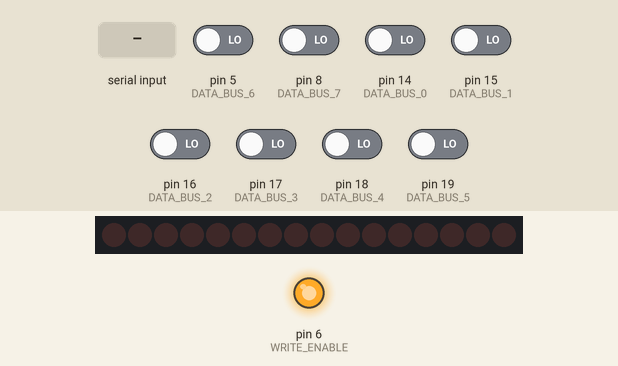
This sketch was run on a simulated Arduino Nano, built with avr-gcc and run on an emulated ATmega328P. Shown: 16 shift-register outputs drawn as a row of LEDs (first output left, lit = HIGH), output pins drawn as LEDs (lit = HIGH). Wiring (inferred from the names in the program): 2 × shift register (74HC595): data pin 2; shift clock pin 4; latch pin 3; OE pin 7. Wiring (inferred from the signals the program sends): row of LEDs: on Q0, Q1, Q2, Q3, Q4, Q5, Q6, Q7, Q8, Q9, Q10, Q11, Q12, Q13, Q14, Q15. The test bench sets the inputs (shaded band); at power-on: pin 5 (DATA_BUS_6), pin 8 (DATA_BUS_7), pin 14 (DATA_BUS_0), pin 15 (DATA_BUS_1), pin 16 (DATA_BUS_2), pin 17 (DATA_BUS_3), pin 18 (DATA_BUS_4), pin 19 (DATA_BUS_5) LOW. Pins used as bus, display or sensor lines are not drawn; what the sketch prints to the serial monitor is not drawn.

Above: at 1.2 s.
1.3 s: "R" received over Serial
At 1.62 s:
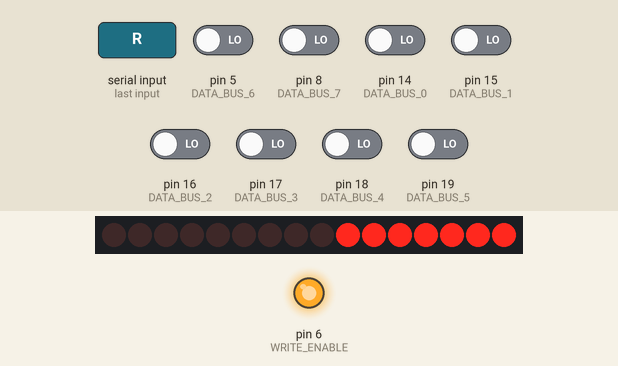
At 2.06 s:
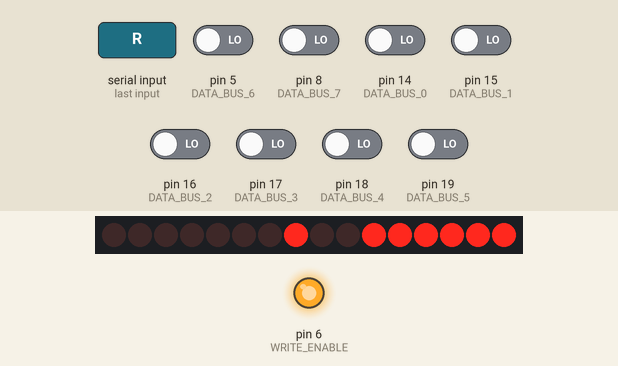
4.3 s: pin 5 (DATA_BUS_6) driven HIGH
At 4.4 s:
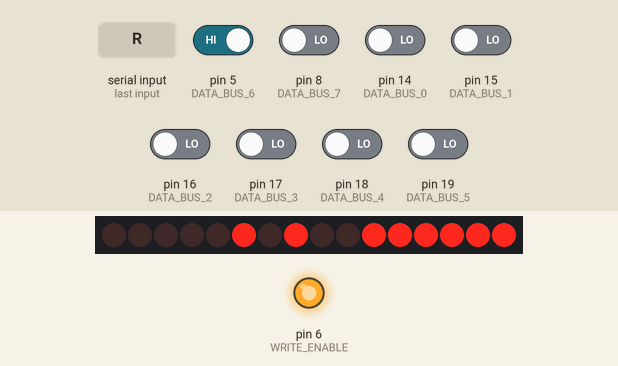
7.3 s: pin 8 (DATA_BUS_7) driven HIGH
At 7.31 s:
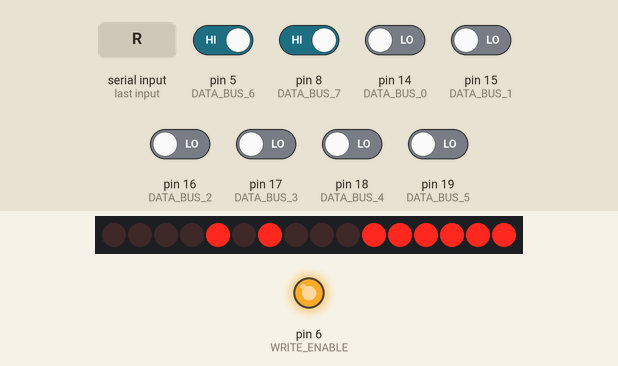
10.3 s: pin 14 (DATA_BUS_0) driven HIGH
13.3 s: pin 15 (DATA_BUS_1) driven HIGH
16.3 s: pin 16 (DATA_BUS_2) driven HIGH
Timing chart, 0 to 22.3 s (numbered marks = the images above; inputs shaded):
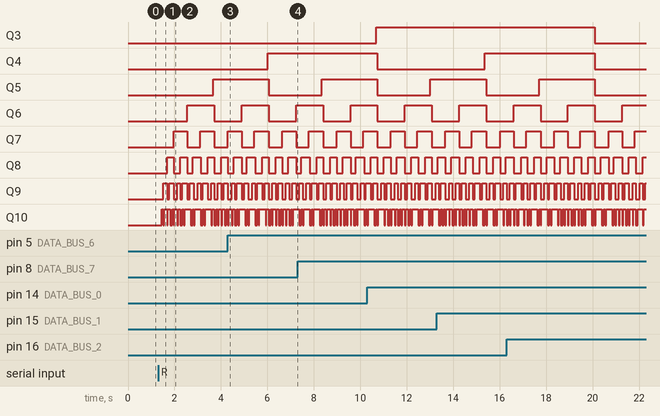

Measured:
- after the input at 1.3 s, Q5: LOW → HIGH after 2.4 s; Q6: LOW → HIGH after 1.3 s, → LOW 1.2 s later; Q7: alternates HIGH for 0.61 s and LOW for 0.54 s, starting after 0.66 s; Q8: alternates HIGH for 0.29 s and LOW for 0.30 s, starting after 0.38 s; Q9: LOW → HIGH after 0.22 s, then moves between LOW and HIGH, repeating every 0.88 s

The sketch:

EEPROMWriter3.ino
```cpp
// Hardware is Arduino Nano ATmega328P (Old Bootloader)
// Currently made to only use 16KiB of a 32KiB EEPROM
//////////////////////// Pins
#define SHIFT_SER 2
#define SHIFT_RCLK 3
#define SHIFT_SRCLK 4

#define WRITE_ENABLE 6
#define OUTPUT_ENABLE 7

#define DATA_BUS_7 8
#define DATA_BUS_6 5
#define DATA_BUS_5 19
#define DATA_BUS_4 18
#define DATA_BUS_3 17
#define DATA_BUS_2 16
#define DATA_BUS_1 15
#define DATA_BUS_0 14

//////////////////////// Other stuff
#define WRITE_MODE true
#define READ_MODE false

uint8_t receiveBuffer[256];

void setup()
{
  pinMode(SHIFT_SER, OUTPUT);
  pinMode(SHIFT_RCLK, OUTPUT);
  pinMode(SHIFT_SRCLK, OUTPUT);
  digitalWrite(SHIFT_RCLK, LOW);
  digitalWrite(SHIFT_SRCLK, LOW);

  digitalWrite(WRITE_ENABLE, HIGH); //do this before pinMode so writeEnable is never low
  digitalWrite(OUTPUT_ENABLE, HIGH);
  pinMode(OUTPUT_ENABLE, OUTPUT);
  pinMode(WRITE_ENABLE, OUTPUT);

  Serial.begin(38400);
}

void setAddr(uint16_t addr)
{
  addr &= 0x7FFF; // ROM is 32K, so address bus is 15 bit
  shiftOut(SHIFT_SER, SHIFT_SRCLK, LSBFIRST, addr & 0xFF);
  shiftOut(SHIFT_SER, SHIFT_SRCLK, LSBFIRST, addr >> 8);

  digitalWrite(SHIFT_RCLK, HIGH);
  digitalWrite(SHIFT_RCLK, LOW);
}

uint8_t readByte(uint16_t addr)
{
  setMode(READ_MODE);
  setAddr(addr);
  digitalWrite(WRITE_ENABLE, HIGH);
  digitalWrite(OUTPUT_ENABLE, LOW);
  //delayMicroseconds(1);
  delay(2);
  return digitalRead(DATA_BUS_0) |
         digitalRead(DATA_BUS_1) << 1 |
         digitalRead(DATA_BUS_2) << 2 |
         digitalRead(DATA_BUS_3) << 3 |
         digitalRead(DATA_BUS_4) << 4 |
         digitalRead(DATA_BUS_5) << 5 |
         digitalRead(DATA_BUS_6) << 6 |
         digitalRead(DATA_BUS_7) << 7;
}

void writeByte(uint16_t addr, uint8_t data)
{
  digitalWrite(OUTPUT_ENABLE, HIGH);
  digitalWrite(WRITE_ENABLE, HIGH);
  setAddr(addr);
  setMode(WRITE_MODE);
  digitalWrite(DATA_BUS_7, data & 0b10000000);
  digitalWrite(DATA_BUS_6, data & 0b01000000);
  digitalWrite(DATA_BUS_5, data & 0b00100000);
  digitalWrite(DATA_BUS_4, data & 0b00010000);
  digitalWrite(DATA_BUS_3, data & 0b00001000);
  digitalWrite(DATA_BUS_2, data & 0b00000100);
  digitalWrite(DATA_BUS_1, data & 0b00000010);
  digitalWrite(DATA_BUS_0, data & 0b00000001);
  digitalWrite(WRITE_ENABLE, LOW);
  delayMicroseconds(1);
  digitalWrite(WRITE_ENABLE, HIGH);
  delayMicroseconds(2);
  //setMode(READ_MODE);
  //digitalWrite(OUTPUT_ENABLE, LOW);
  //Wait for write cycle to finish
  delay(8);
  //while (((bool)digitalRead(DATA_BUS_7)) != ((bool)(data & 0x80))) { }
}

void setMode(bool mode) //false = read, true = write
{
  uint8_t pinState = mode ? OUTPUT : INPUT;
  pinMode(DATA_BUS_7, pinState);
  pinMode(DATA_BUS_6, pinState);
  pinMode(DATA_BUS_5, pinState);
  pinMode(DATA_BUS_4, pinState);
  pinMode(DATA_BUS_3, pinState);
  pinMode(DATA_BUS_2, pinState);
  pinMode(DATA_BUS_1, pinState);
  pinMode(DATA_BUS_0, pinState);
}

void loop()
{
  if (Serial.available() > 0)
  {
    uint8_t receivedChar = Serial.read();
    if (receivedChar == 'P') // "Ping"
    {
      Serial.write('P'); // "Pong"
    }
    else if (receivedChar == 'R') // Read Whole EEPROM
    {
      digitalWrite(WRITE_ENABLE, HIGH);
      digitalWrite(OUTPUT_ENABLE, LOW);
      delay(10);
      for (uint16_t readPtr = 0; readPtr < 0x4000; readPtr++)
      {
        Serial.write(readByte(readPtr));
      }
    }
    else if (receivedChar == 'W') // Write Whole EEPROM
    {
      for (uint16_t addressHigh = 0; addressHigh < 0x4000; addressHigh += 0x0100)
      {
        uint16_t receivedByteNum = 0;
        while (receivedByteNum < 256)
        {
          if (Serial.available() > 0)
          {
            receiveBuffer[receivedByteNum] = Serial.read();
            receivedByteNum++;
          }
        }
        for (uint16_t wroteByteNum = 0; wroteByteNum < 256; wroteByteNum++)
        {
          uint8_t dataToWrite = receiveBuffer[wroteByteNum];
          uint16_t addressToWrite = addressHigh + wroteByteNum;
          if(readByte(addressToWrite) != dataToWrite)
          {
            writeByte(addressToWrite, dataToWrite);
          }
        }
        Serial.write('K'); // Send message to indicate ready for new block
      }
    }
  }
}
```
